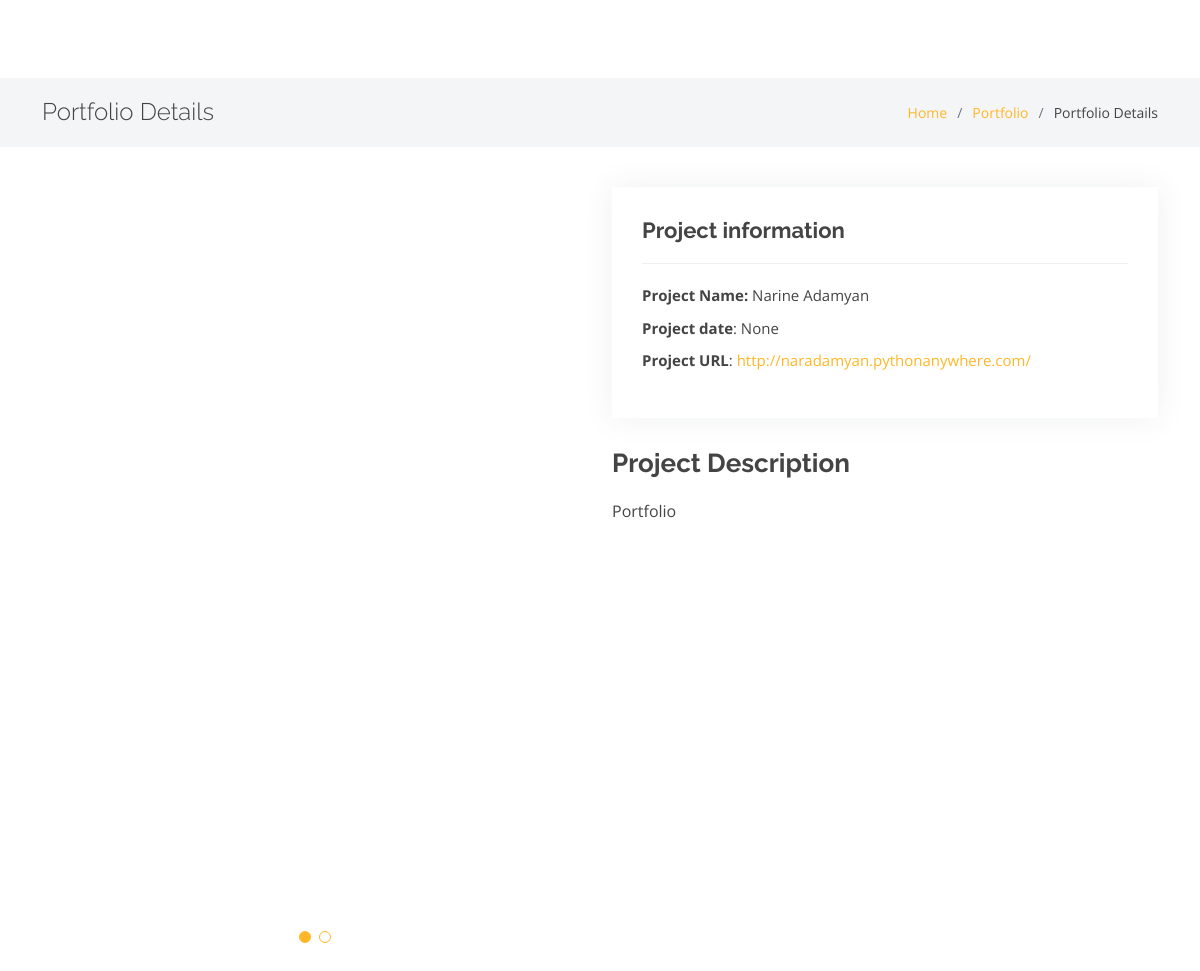
Screenshot of /portfolio_project/2 with the database file from the repository.
### resume/models.py (models this page shows, shortened)
class PortfolioProject(models.Model):
    name = models.CharField(max_length=50)
    image = models.ImageField(upload_to='images/', null=True, blank=True)
    short_description = models.CharField(max_length=100)
    description = models.TextField(max_length=1000)
    category = models.CharField(max_length=50)
    client = models.CharField(max_length=50)
    date = models.DateField(null=True, blank=True)
    url = models.URLField()

### resume/views.py (the view)
# urls.py: path('portfolio_project/<int:id>', portfolio_project, name='portfolio_project'),
def portfolio_project(request, id):
    project = get_object_or_404(PortfolioProject, id=id)
    return render(request, 'portfolio-details.html', context= {"project": project})

### resume/templates/portfolio-details.html (shortened to what this page needs)
{% extends "base.html" %}
{%load static %}
{% block blockcontent %}
<main id="main">
  <section class="breadcrumbs">
    <div class="container">
      <div class="d-flex justify-content-between align-items-center">
        <h2>Portfolio Details</h2>
        <ol>
          <li><a href="/">Home</a></li>
          <li><a href="/#portfolio">Portfolio</a></li>
          <li>Portfolio Details</li>
        </ol>
      </div>
    </div>
  </section>
  <section id="portfolio-details" class="portfolio-details">
    <div class="container">
      <div class="row gy-4">
        <div class="col-lg-6">
          <div class="portfolio-details-slider swiper">
            <div class="swiper-wrapper align-items-center">
              <div class="swiper-slide">
              </div>
            </div>
            <div class=" swiper-pagination">
            </div>
          </div>
        </div>
        <div class="col-lg-6">
          <div class="portfolio-info">
            <h3>Project information</h3>
            <ul>
              <li><strong>Project Name:</strong> {{project.name}}</li>
              <li><strong>Project date</strong>: {{project.date}}</li>
              <li><strong>Project URL</strong>: <a href="{{project.url}}" target="blank">
                  {{project.url}}</i></a>
              </li>
            </ul>
          </div>
          <div class="portfolio-description">
            <h2>Project Description</h2>
            <p>
              {{project.short_description}}
            </p>
          </div>
        </div>
      </div>
    </div>
  </section>
</main>
{%endblock%}

### resume/static/assets/css/style.css (style rules this page uses)
body { font-family: "Open Sans", sans-serif; color: #444444; }
a { color: #ffb727; text-decoration: none; }
h1, h2, h3, h4, h5, h6 { font-family: "Raleway", sans-serif; }
section { padding: 60px 0; }
.breadcrumbs { padding: 20px 0; background-color: #f4f5f6; min-height: 40px; margin-top: 78px; }
.breadcrumbs h2 { font-size: 24px; font-weight: 300; margin: 0; }
.breadcrumbs ol { display: flex; flex-wrap: wrap; list-style: none; padding: 0; margin: 0; font-size: 14px; }
.breadcrumbs ol li+li { padding-left: 10px; }
.breadcrumbs ol li+li::before { display: inline-block; padding-right: 10px; color: #6c757d; content: "/"; }
.portfolio-details { padding-top: 40px; }
.portfolio-details .portfolio-details-slider .swiper-pagination { margin-top: 20px; position: relative; }
.portfolio-details .portfolio-info { padding: 30px; box-shadow: 0px 0 30px rgba(59, 67, 74, 0.08); }
.portfolio-details .portfolio-info h3 { font-size: 22px; font-weight: 700; margin-bottom: 20px; padding-bottom: 20px; border-bottom: 1px solid #eee; }
.portfolio-details .portfolio-info ul { list-style: none; padding: 0; font-size: 15px; }
.portfolio-details .portfolio-info ul li+li { margin-top: 10px; }
.portfolio-details .portfolio-description { padding-top: 30px; }
.portfolio-details .portfolio-description h2 { font-size: 26px; font-weight: 700; margin-bottom: 20px; }
.portfolio-details .portfolio-description p { padding: 0; }

### rows the page displays
PortfolioProject: name "Narine Adamyan", date "None", url "http://naradamyan.pythonanywhere.com/", short_description "Portfolio"
